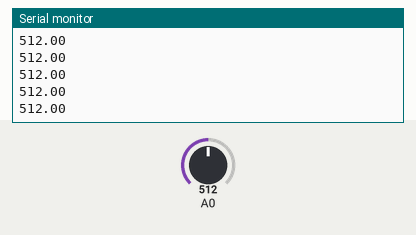
Bench run of a sketch on a simulated Arduino Uno, built with avr-gcc and run on an emulated ATmega328P. Shown: the last lines printed to the serial monitor. The test bench sets the inputs (shaded band); at power-on: A0 = 512.

Above: at 1.2 s.
1.3 s: A0 set to 716
At 2.3 s:
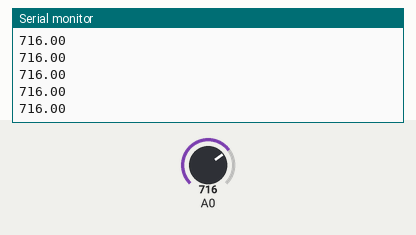
2.8 s: A0 set to 900
At 3.7 s:
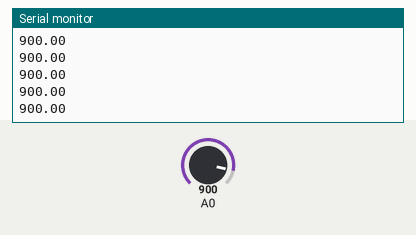
Timing chart, 0 to 5.8 s (numbered marks = the images above; inputs shaded):
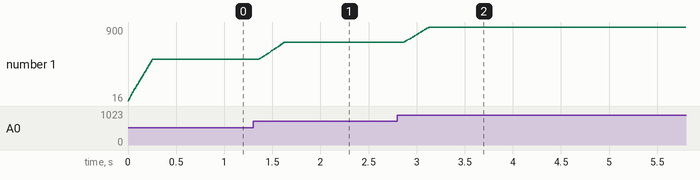

The sketch:

Test.ino
```cpp
void setup() {
  Serial.begin(9600);

}

const unsigned int BUFFER_SIZE = 32;
const unsigned int BAUD_RATE = 9600;
int buffer[BUFFER_SIZE];
int buffer_pos = { 0 };

double get_axis() { //average value
  delay(1);
  buffer[buffer_pos] = analogRead(A0);
  buffer_pos = (buffer_pos + 1) % BUFFER_SIZE;
  double sum = 0;
  for (unsigned int i = 0; i < BUFFER_SIZE; i++)
    sum += buffer[i];
  return round(sum / BUFFER_SIZE);
}

void loop() {
  Serial.println(get_axis());
}
```

Measured:
- after the input at 1.3 s, the serial monitor: prints a new line after 0.07 s (image 1)
- after the input at 2.8 s, the serial monitor: prints a new line after 0.07 s (image 2)
- plotted number 1: 512 → 716 after the input at 1.3 s, 716 → 900 after the input at 2.8 s
